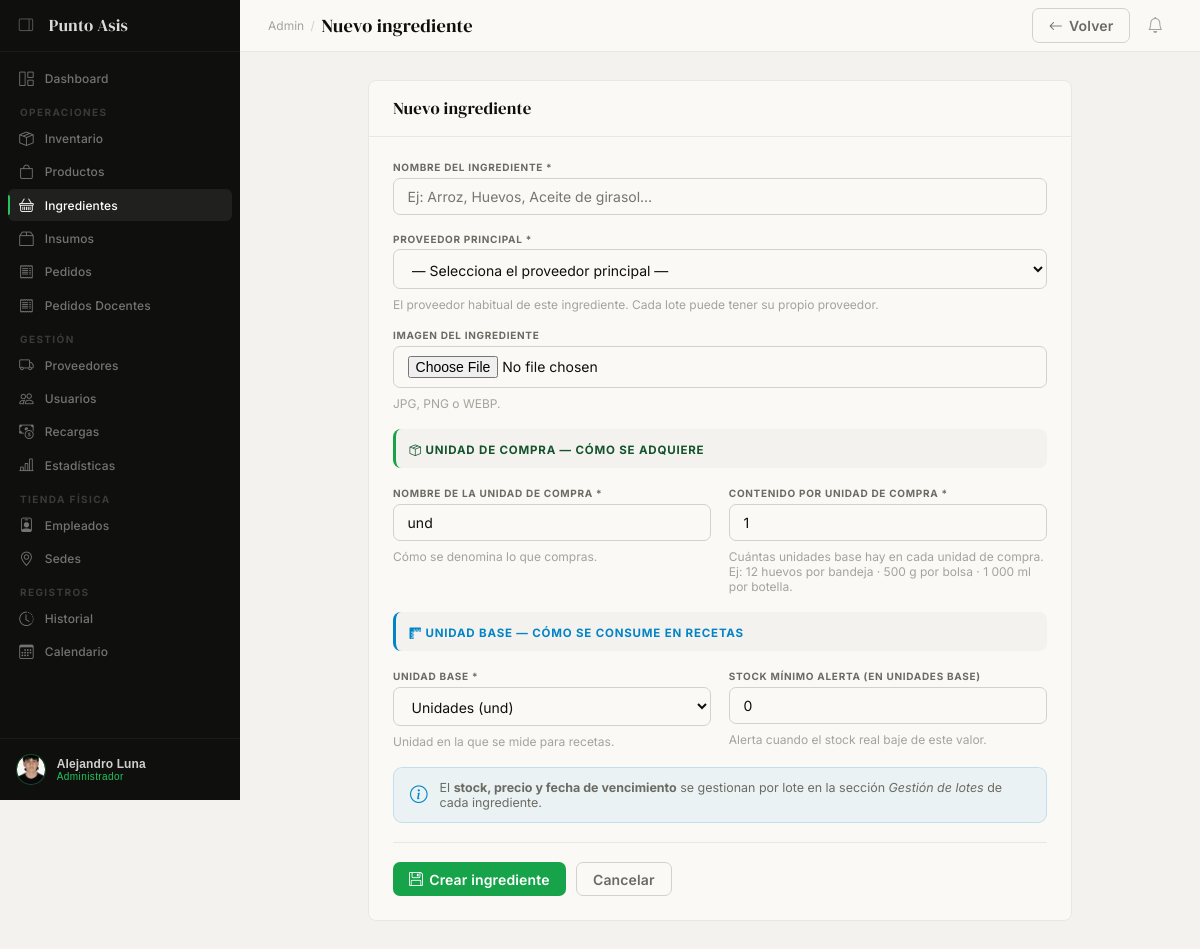
/admin-panel/inventario/ingredientes/nuevo/ (signed in), run on an earlier commit of the app's database.
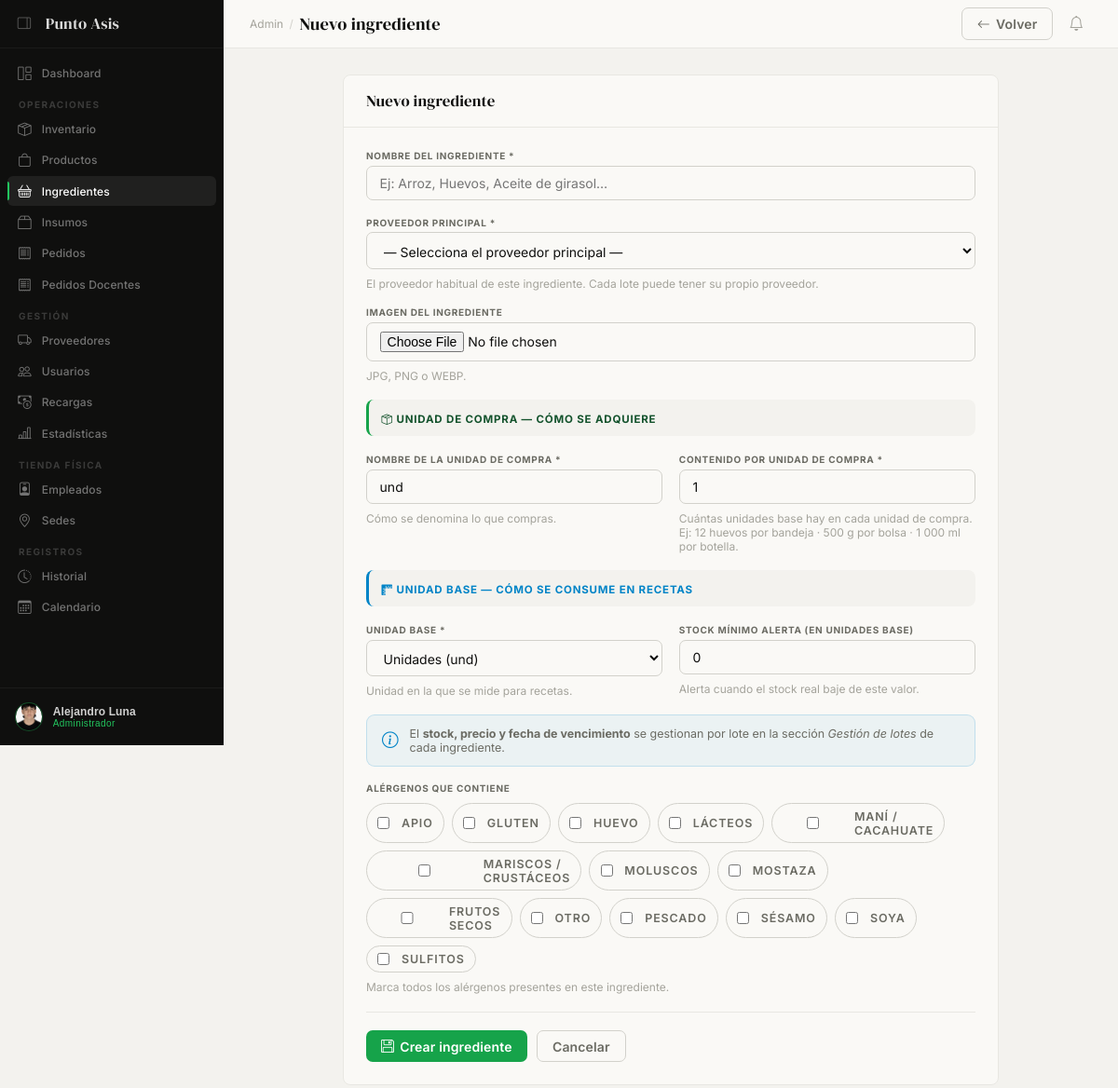
And on a later commit of the database.
### app_admin/models.py (models this page shows, shortened)
class PerfilAdmin(models.Model):
    perfil           = models.OneToOneField(
        'authentication.Perfil', on_delete=models.CASCADE,
        related_name='perfil_admin'
    )
    documento        = models.CharField(max_length=20, blank=True, verbose_name='N° Documento (CC)')
    telefono         = models.CharField(max_length=20, blank=True)
    direccion        = models.CharField(max_length=200, blank=True)
    fecha_nacimiento = models.DateField(null=True, blank=True)
    foto             = models.ImageField(upload_to='perfiles/', blank=True, null=True, validators=[validate_image])
    cargo            = models.CharField(max_length=100, blank=True, default='Administrador de Cafetería')
    class Meta:
        verbose_name = 'Perfil Administrador'
        verbose_name_plural = 'Perfiles Administrador'

class Alergeno(models.Model):
    CODIGO_CHOICES = [
        ('gluten',    'Gluten'),
        ('lacteos',   'Lácteos'),
        ('huevo',     'Huevo'),
        ('mani',      'Maní / Cacahuate'),
        ('soya',      'Soya'),
        ('nueces',    'Frutos secos'),
        ('mariscos',  'Mariscos / Crustáceos'),
        ('pescado',   'Pescado'),
        ('mostaza',   'Mostaza'),
        ('apio',      'Apio'),
        ('sesamo',    'Sésamo'),
        ('sulfitos',  'Sulfitos'),
        ('moluscos',  'Moluscos'),
        ('otro',      'Otro'),
    ]
    codigo = models.CharField(max_length=20, choices=CODIGO_CHOICES, unique=True)
    icono  = models.CharField(max_length=10, blank=True, help_text='Emoji o clase Bootstrap Icon')
    class Meta:
        verbose_name = 'Alérgeno'
        verbose_name_plural = 'Alérgenos'
        ordering = ['codigo']

### app_admin/views.py (the view)
    @login_required(login_url='/login/')
    def wrapper(request, *args, **kwargs):
        try:
            if request.user.perfil.rol != 'admin':
                messages.error(request, 'No tienes permisos de administrador.')
                return redirect('authentication:login')
        except Perfil.DoesNotExist:
            return redirect('authentication:login')
        return view_func(request, *args, **kwargs)

### app_admin/models.py (called while the page is built)
    @property
    def stock_real(self):
        total = self.lotes.filter(
            cantidad_base__gt=0,
            fecha_vencimiento__gte=datetime.date.today()
        ).aggregate(total=models.Sum('cantidad_base'))['total']
        return round(float(total or 0), 3)

    @property
    def stock_bajo(self):
        return 0 < self.stock_real <= float(self.stock_minimo)

### app_admin/views.py (called while the page is built, shortened)
def admin_required(view_func):
    @login_required(login_url='/login/')
    def wrapper(request, *args, **kwargs):
        try:
            if request.user.perfil.rol != 'admin':
                messages.error(request, 'No tienes permisos de administrador.')
                return redirect('authentication:login')
        except Perfil.DoesNotExist:
            return redirect('authentication:login')
        return view_func(request, *args, **kwargs)
    wrapper.__name__ = view_func.__name__
    return wrapper

def _ctx(extra=None):
    ctx = {'alertas': _get_alertas()}
    if extra:
        ctx.update(extra)
    return ctx

@admin_required
def ingrediente_nuevo(request):
    alergenos_todos = Alergeno.objects.all()
    proveedores     = Proveedor.objects.filter(activo=True)
    return render(request, 'app_admin/ingrediente_form.html', _ctx({
        'alergenos_todos': alergenos_todos,
        'proveedores':     proveedores,
        'accion':          'Nuevo ingrediente',
    }))

### app_admin/templates/app_admin/ingrediente_form.html (shortened to what this page needs)
{% extends 'app_admin/base_admin.html' %}
{% block page_title %}{{ accion }}{% endblock %}
{% block nav_ingredientes %}active{% endblock %}
{% block topbar_actions %}
  <a href="{% url 'app_admin:ingredientes' %}" class="btn btn-ghost">
    <i class="bi bi-arrow-left"></i> Volver
  </a>
{% endblock %}
{% block content %}
<div class="form-page">
<div class="card">
  <div class="card-head"><span class="card-title">{{ accion }}</span></div>
  <div class="card-body">
  <form method="post" enctype="multipart/form-data">
    <div class="form-grid">
      <div class="field full">
        <label>Nombre del ingrediente *</label>
        <input type="text" name="nombre" value="{{ ingrediente.nombre|default:'' }}"
               required placeholder="Ej: Arroz, Huevos, Aceite de girasol…">
      </div>
      <div class="field full">
        <label>Proveedor principal *</label>
        <select name="proveedor" required>
          <option value="">— Selecciona el proveedor principal —</option>
        </select>
        <span class="hint">El proveedor habitual de este ingrediente. Cada lote puede tener su propio proveedor.</span>
      </div>
      <div class="field full">
        <label>Imagen del ingrediente</label>
        <input type="file" name="imagen" accept="image/*" onchange="previewImg(this)">
        <span class="hint">JPG, PNG o WEBP.{% if ingrediente.imagen %} Dejar vacío para conservar la actual.{% endif %}</span>
      </div>
      <div class="field full">
        <div style="padding:0.6rem 0.85rem;background:var(--cream);border-radius:8px;border-left:3px solid var(--leaf);margin-bottom:0.1rem;">
          <span style="font-size:0.72rem;font-weight:700;letter-spacing:0.07em;text-transform:uppercase;color:var(--leaf-dark);">
            <i class="bi bi-box-seam"></i> Unidad de compra — cómo se adquiere
          </span>
        </div>
      </div>
      <div class="field">
        <label>Nombre de la unidad de compra *</label>
        <input type="text" name="unidad_compra"
               value="{{ ingrediente.unidad_compra|default:'und' }}"
               required placeholder="Ej: bandeja, paquete, bolsa, caja…">
        <span class="hint">Cómo se denomina lo que compras.</span>
      </div>
      <div class="field">
        <label>Contenido por unidad de compra *</label>
        <input type="number" name="contenido_por_unidad"
               value="{{ ingrediente.contenido_por_unidad|default:'1' }}"
               required min="0.0001" step="0.0001" placeholder="Ej: 12, 500, 1000">
        <span class="hint">Cuántas unidades base hay en cada unidad de compra.<br>Ej: 12 huevos por bandeja · 500 g por bolsa · 1 000 ml por botella.</span>
      </div>
      <div class="field full">
        <div style="padding:0.6rem 0.85rem;background:var(--cream);border-radius:8px;border-left:3px solid var(--sky);margin-bottom:0.1rem;">
          <span style="font-size:0.72rem;font-weight:700;letter-spacing:0.07em;text-transform:uppercase;color:var(--sky);">
            <i class="bi bi-rulers"></i> Unidad base — cómo se consume en recetas
          </span>
        </div>
      </div>
      <div class="field">
        <label>Unidad base *</label>
        <select name="unidad_base" required>
          <option value="und"       {% if ingrediente.unidad_base == 'und'       or not ingrediente %}selected{% endif %}>Unidades (und)</option>
        </select>
        <span class="hint">Unidad en la que se mide para recetas.</span>
      </div>
      <div class="field">
        <label>Stock mínimo alerta (en unidades base)</label>
        <input type="number" name="stock_minimo"
               value="{{ ingrediente.stock_minimo|default:'0' }}"
               min="0" step="0.01">
        <span class="hint">Alerta cuando el stock real baje de este valor.</span>
      </div>
      <div class="field full">
        <div style="display:flex;align-items:center;gap:.75rem;padding:.75rem 1rem;
                    background:rgba(2,132,199,.06);border:1px solid rgba(2,132,199,.18);
                    border-radius:9px;">
          <i class="bi bi-info-circle" style="color:var(--sky);font-size:1.1rem;flex-shrink:0;"></i>
          <span style="font-size:.78rem;color:var(--stone);">
            El <strong>stock, precio y fecha de vencimiento</strong> se gestionan por lote en la sección
            <em>Gestión de lotes</em> de cada ingrediente.
          </span>
        </div>
      </div>
      {% if alergenos_todos %}
      <div class="field full">
        <label>Alérgenos que contiene</label>
        <div style="display:flex;flex-wrap:wrap;gap:0.5rem;margin-top:0.3rem;">
          {% for alerg in alergenos_todos %}
          <label style="display:flex;align-items:center;gap:0.4rem;padding:0.35rem 0.7rem;border:1px solid var(--fog);border-radius:99px;cursor:pointer;font-size:0.78rem;font-weight:600;transition:all 0.14s;"
                 id="alerg-label-{{ alerg.pk }}">
            <input type="checkbox" name="alergenos" value="{{ alerg.pk }}"
                   style="accent-color:var(--red);cursor:pointer;"
                   onchange="toggleAlergLabel(this, {{ alerg.pk }})">
            {{ alerg.get_codigo_display }}
          </label>
          {% endfor %}
        </div>
        <span class="hint">Marca todos los alérgenos presentes en este ingrediente.</span>
      </div>
      {% endif %}
    </div>
    <div class="form-footer">
      <button type="submit" class="btn btn-primary">
        <i class="bi bi-floppy"></i>
        {% if ingrediente %}Guardar cambios{% else %}Crear ingrediente{% endif %}
      </button>
      <a href="{% url 'app_admin:ingredientes' %}" class="btn btn-ghost">Cancelar</a>
    </div>
  </form>
  </div>
</div>
</div>
{% endblock %}

### app_admin/templates/app_admin/base_admin.html (shortened to what this page needs)
{% load static %}
<!DOCTYPE html>
<html lang="es">
<head>
  <link rel="stylesheet" href="https://cdn.jsdelivr.net/npm/bootstrap-icons@1.11.3/font/bootstrap-icons.min.css">
  <link rel="stylesheet" href="{% static 'css/base.css' %}">
  <link rel="stylesheet" href="{% static 'css/admin.css' %}">
</head>
<body>
<aside class="sidebar" id="sidebar">
  <div class="sb-brand">
    <button class="sb-toggle" onclick="toggleSidebar()" title="Colapsar menú">
      <i class="bi bi-layout-sidebar-reverse" id="sb-toggle-icon"></i>
    </button>
    <span class="sb-wordmark">Punto Asis</span>
  </div>
  <nav class="sb-nav">
    <div class="sb-item">
      <a href="{% url 'app_admin:dashboard' %}" class="sb-link {% block nav_dashboard %}{% endblock %}">
        <i class="bi bi-grid-1x2"></i><span class="sb-label">Dashboard</span>
      </a>
    </div>
    <span class="sb-section-label">Operaciones</span>
    <div class="sb-item">
      <a href="{% url 'app_admin:inventario' %}" class="sb-link {% block nav_inventario %}{% endblock %}">
        <i class="bi bi-box-seam"></i><span class="sb-label">Inventario</span>
      </a>
    </div>
    <div class="sb-item">
      <a href="{% url 'app_admin:productos' %}" class="sb-link {% block nav_productos %}{% endblock %}">
        <i class="bi bi-bag"></i><span class="sb-label">Productos</span>
      </a>
    </div>
    <div class="sb-item">
      <a href="{% url 'app_admin:ingredientes' %}" class="sb-link {% block nav_ingredientes %}{% endblock %}">
        <i class="bi bi-basket"></i><span class="sb-label">Ingredientes</span>
      </a>
    </div>
    <div class="sb-item">
      <a href="{% url 'app_admin:insumos' %}" class="sb-link {% block nav_insumos %}{% endblock %}">
        <i class="bi bi-box2"></i><span class="sb-label">Insumos</span>
      </a>
    </div>
    <div class="sb-item">
      <a href="{% url 'app_admin:pedidos' %}" class="sb-link {% block nav_pedidos %}{% endblock %}">
        <i class="bi bi-receipt"></i><span class="sb-label">Pedidos</span>
      </a>
    </div>
    <div class="sb-item">
      <a href="{% url 'app_admin:pedidos_docentes' %}" class="sb-link {% block nav_pedidos_docentes %}{% endblock %}">
        <i class="bi bi-receipt"></i><span class="sb-label">Pedidos Docentes</span>
      </a>
    </div>
    <span class="sb-section-label">Gestión</span>
    <div class="sb-item">
      <a href="{% url 'app_admin:proveedores' %}" class="sb-link {% block nav_proveedores %}{% endblock %}">
        <i class="bi bi-truck"></i><span class="sb-label">Proveedores</span>
      </a>
    </div>
    <div class="sb-item">
      <a href="{% url 'app_admin:usuarios' %}" class="sb-link {% block nav_usuarios %}{% endblock %}">
        <i class="bi bi-people"></i><span class="sb-label">Usuarios</span>
      </a>
    </div>
    <div class="sb-item">
      <a href="{% url 'app_admin:recargas' %}" class="sb-link {% block nav_recargas %}{% endblock %}">
        <i class="bi bi-cash-coin"></i><span class="sb-label">Recargas</span>
      </a>
    </div>
    <div class="sb-item">
      <a href="{% url 'app_admin:estadisticas' %}" class="sb-link {% block nav_estadisticas %}{% endblock %}">
        <i class="bi bi-bar-chart-line"></i><span class="sb-label">Estadísticas</span>
      </a>
    </div>
    <span class="sb-section-label">Tienda Física</span>
    <div class="sb-item">
      <a href="{% url 'app_admin:empleados' %}" class="sb-link {% block nav_empleados %}{% endblock %}">
        <i class="bi bi-person-badge"></i><span class="sb-label">Empleados</span>
      </a>
    </div>
    <div class="sb-item">
      <a href="{% url 'app_admin:sedes' %}" class="sb-link {% block nav_sedes %}{% endblock %}">
        <i class="bi bi-geo-alt"></i><span class="sb-label">Sedes</span>
      </a>
    </div>
    <span class="sb-section-label">Registros</span>
    <div class="sb-item">
      <a href="{% url 'app_admin:historial' %}" class="sb-link {% block nav_historial %}{% endblock %}">
        <i class="bi bi-clock-history"></i><span class="sb-label">Historial</span>
      </a>
    </div>
    <div class="sb-item">
      <a href="{% url 'app_admin:calendario' %}" class="sb-link {% block nav_calendario %}{% endblock %}">
        <i class="bi bi-calendar3"></i><span class="sb-label">Calendario</span>
      </a>
    </div>
  </nav>
  <div class="sb-bottom">
    <div class="sb-bottom-wrap">
      <button class="sb-user-btn" onclick="toggleUserDrop()" id="userBtn">
        <div class="sb-avatar">
          {% if request.user.perfil.perfil_admin.foto %}
          <img src="{{ request.user.perfil.perfil_admin.foto.url }}" alt="{{ request.user.email }}">
          {% else %}
            {{ request.user.first_name|first|upper }}{{ request.user.last_name|first|upper }}
          {% endif %}
        </div>
        <div class="sb-user-info">
          <div class="sb-uname">{{ request.user.get_full_name|default:request.user.email }}</div>
          <div class="sb-urole">Administrador</div>
        </div>
      </button>
    </div>
  </div>
</aside>
<div class="main">
  <header class="topbar">
    <div class="topbar-left">
      <span class="topbar-breadcrumb">Admin</span>
      <span class="topbar-sep">/</span>
      <span class="topbar-title">{% block page_title %}Dashboard{% endblock %}</span>
    </div>
    <div class="topbar-right">
      {% block topbar_actions %}{% endblock %}
      <button class="alert-bell" onclick="toggleAlertPanel()" id="alertBell" title="Alertas">
        <i class="bi bi-bell"></i>
      </button>
    </div>
  </header>
  <div class="page-body">
    {% block content %}{% endblock %}
  </div>
</div>
</body>
</html>

### static/css/admin.css (style rules this page uses)
.alert-bell { position: relative; width: 2.1rem; height: 2.1rem; display: flex; align-items: center; justify-content: center; border-radius: 7px; cursor: pointer; background: none; border: none; color: var(--ash); font-size: 1rem; transition: background 0.14s, color 0.14s; }

What changed in the data, as far as the page shows it:
added Alergeno: codigo "APIO"
added Alergeno: codigo "GLUTEN"
added Alergeno: codigo "HUEVO"
added Alergeno: codigo "LÁCTEOS"
added Alergeno: codigo "MANÍ / CACAHUATE"
added Alergeno: codigo "MARISCOS / CRUSTÁCEOS"
added Alergeno: codigo "MOLUSCOS"
added Alergeno: codigo "MOSTAZA"
added Alergeno: codigo "FRUTOS SECOS"
added Alergeno: codigo "OTRO"
added Alergeno: codigo "PESCADO"
added Alergeno: codigo "SÉSAMO"
added Alergeno: codigo "SOYA"
added Alergeno: codigo "SULFITOS"
Also different on the page:
text now shown: "ALÉRGENOS QUE CONTIENE Marca todos los alérgenos presentes en este ingrediente."
